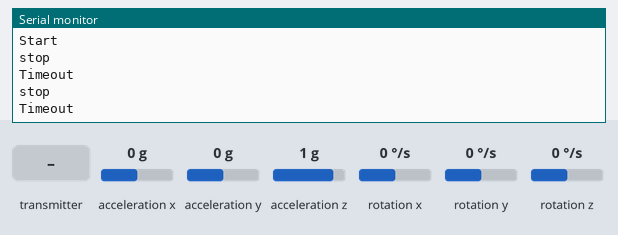
Simulated run of this sketch. Board: Arduino Uno, built with avr-gcc and run on an emulated ATmega328P. Shown: the last lines printed to the serial monitor. Inputs (shaded band) come from the test bench; at power-on: acceleration x 0 g, acceleration y 0 g, acceleration z 1 g, rotation x 0 °/s, rotation y 0 °/s, rotation z 0 °/s. No radio packets arrive unless stated.

Above: at 1.2 s.
1.3 s: acceleration x set to -1.4 g
At 1.48 s:
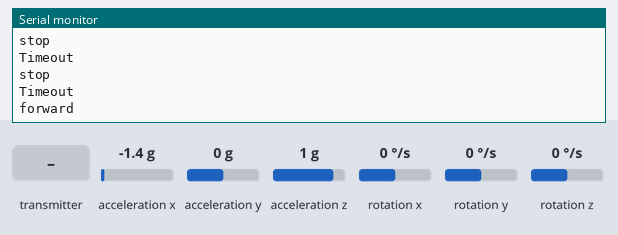
3.4 s: the transmitter starts sending in_data = 0
At 3.68 s:
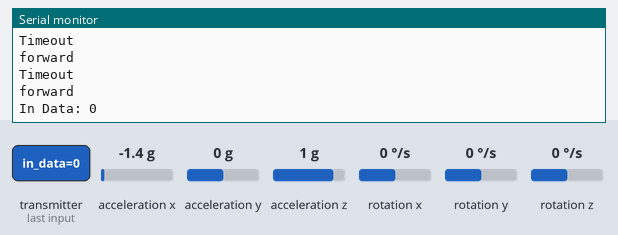
5.3 s: acceleration y set to -1.4 g
At 5.51 s:
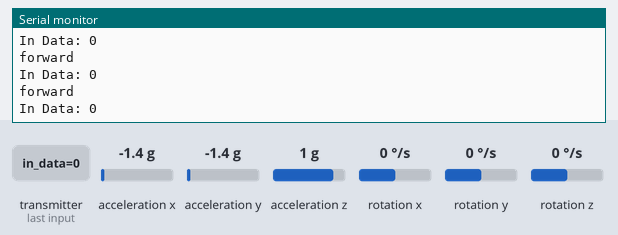
7.6 s: acceleration x set to 0.8 g
At 7.79 s:
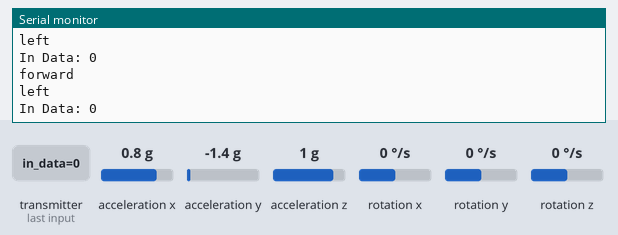
9.9 s: acceleration y set to 0.8 g
At 10.08 s:
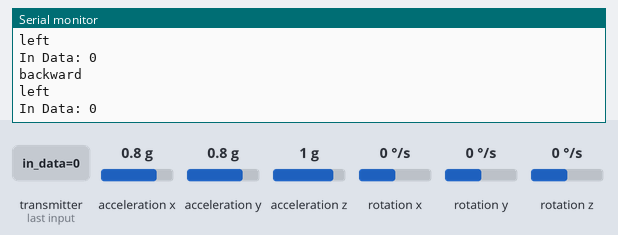
12.2 s: the transmitter starts sending in_data = 256
At 12.81 s:
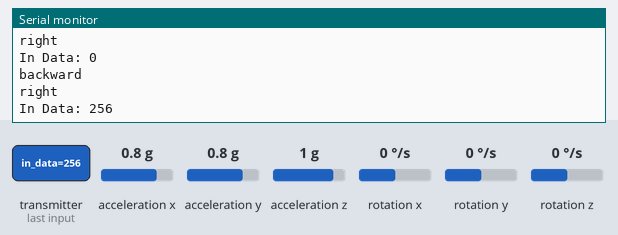

Measured:
- after the input at 1.3 s, the serial monitor: prints a new line at once (image 1)
- after the input at 3.4 s, the serial monitor: prints a new line at once (image 2)
- after the input at 12.2 s, the serial monitor: prints a new line after 0.34 s (image 6)

The sketch:

Transmit.ino
```cpp
#include <SPI.h>
#include "RF24.h"
RF24 radio(9, 10); // Establish a new RF24 object
const uint64_t send_pipe=0xB01DFACECEL;//This will be this device
const uint64_t recv_pipe=0xDEADBEEFF1L;//This will be the other device
//implementation
// is used in I2Cdev.h
#include "Wire.h"

// I2Cdev and MPU6050 must be installed as libraries, or else the .cpp/.h
//files
// for both classes must be in the include path of your project
#include "I2Cdev.h"
#include "MPU6050.h"

// class default I2C address is 0x68
// specific I2C addresses may be passed as a parameter here
// AD0 low = 0x68 (default for InvenSense evaluation board)
// AD0 high = 0x69
//MPU6050 accelgyro;
MPU6050 accelgyroIC1(0x68);
MPU6050 accelgyroIC2(0x69);

int16_t ax1, ay1, az1;
int16_t gx1, gy1, gz1;

int16_t ax2, ay2, az2;
int16_t gx2, gy2, gz2;
int data[2];
void setup()
{
  // join I2C bus (I2Cdev library doesn't do this automatically)
  Wire.begin();
  // initialize device
  Serial.begin(9600);
  Serial.println("Initializing I2C devices...");
  //accelgyro.initialize();
  accelgyroIC1.initialize();
  accelgyroIC2.initialize();

  // verify connection
  Serial.println("Testing device connections...");
  Serial.println(accelgyroIC1.testConnection());// "MPU6050 #1 connection
  Serial.println("Start");
  radio.begin();// Basically turn on communications with the device
  radio.setPALevel(RF24_PA_LOW);//RF24_PA_MAX is max power
  radio.setRetries(15,15);//This will improve reliability
  radio.openWritingPipe(recv_pipe);//Set up the two way communications with the named device
  radio.openReadingPipe(1,send_pipe);
  radio.startListening();// Start listening for data which gives the device a kick
}
//These are the four codes that we will work with, the final three being those that are transmitted
#define CODE_NONE 0
#define forward 1
#define backward 2
#define left 3
#define right 4
#define stopi 5
unsigned long message_code=CODE_NONE;//This is where the code to be sent will reside
void loop()
{
  // read raw accel/gyro measurements from device
  accelgyroIC1.getMotion6(&ax1, &ay1, &az1, &gx1, &gy1, &gz1);
  data[0] = map(ax1, -17000, 17000, 300, 400 ); //Send X axis data
  data[1] = map(ay1, -17000, 17000, 100, 200);  //Send Y axis data
  //Serial.print("X: ");
  //Serial.println(data[0]);
  //Serial.print("y: ");
  //Serial.println(data[1]);
  if(data[0] < 330){
        //forward
        Serial.println("forward");
        message_code = forward;
      }
  if(data[0] > 370){
        //backward
        Serial.println("backward");
        message_code = backward;
      }

      if(data[1] < 130){
        //left
        Serial.println("left");
        message_code = left;
      }

      if(data[1] > 170){
        //right
        Serial.println("right");
        message_code = right;
      }
      if(data[0] > 330 && data[0] < 370 && data[1] > 130 && data[1] < 170){
        //stop car
        Serial.println("stop");
        message_code = stopi;
      }
  if(message_code!=CODE_NONE)//If something is to be done then send the code
  {
    radio.stopListening();//We are sending not listening for now
    if(!radio.write(&message_code, sizeof(unsigned long)))// Send the message_code and check to see if it comes back false
    {
      Serial.println("Failed");
    }

    radio.startListening();//Go back to listening and wait for the ack signal.

    unsigned long started_waiting_at=micros();//This notes the time
    boolean timeout=false;//Assume for the moment that there is no timeout

    while(!radio.available())//Keep looping while no ack has come in
    {
      if(micros()-started_waiting_at>200000)//If the loop has been going for more than 1/5th of a second then give up
      {
        timeout=true; //Note that it has failed
        break;
      }
    }
    if(timeout==true)//If the previous looped marked as failure then
    {
      Serial.println("Timeout");
    }
    else// If it didn't fail to ack then read in and printout the results.
    {
      unsigned long in_data;
      radio.read(&in_data, sizeof(unsigned long));
      Serial.println("In Data: "+String(in_data));
    }
    delay(450);
  }

}
```
